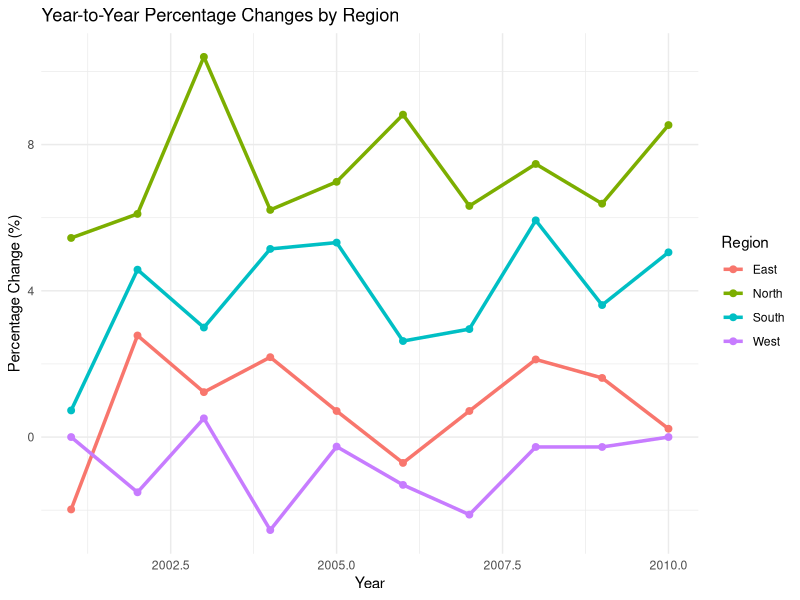

Here is the R script that generated this plot:
## ---- chunk 1

library(data.table, quietly = T)

## ---- chunk 2

# Function to calculate percentage differences between consecutive years
calculate_percentage_differences <- function(dt, count_var, year_var, grouping_var) {
  
  # Ensure data is ordered by year
  dt <- dt[order(get(year_var))]
  
  # If grouping_var is empty, don't group, just calculate the percentage difference for the entire dataset
  if (length(grouping_var) > 0) {
    dt[, perc_diff := ((.SD[[count_var]] - shift(.SD[[count_var]], type = "lag")) / shift(.SD[[count_var]], type = "lag")) * 100, by = grouping_var]
  } else {
    dt[, perc_diff := ((.SD[[count_var]] - shift(.SD[[count_var]], type = "lag")) / shift(.SD[[count_var]], type = "lag")) * 100]
  }
  
  return(dt)
}

## ---- chunk 3

# Helper function to calculate deviation
calculate_deviation <- function(actual, expected, metric) {
  if (metric == "mad") return(mean(abs(actual - expected), na.rm = TRUE))
  if (metric == "mse") return(mean((actual - expected)^2, na.rm = TRUE))
  if (metric == "rmse") return(sqrt(mean((actual - expected)^2, na.rm = TRUE)))
  if (is.function(metric)) return(metric(actual, expected)) # Allow user-defined metrics
  stop("Unsupported deviation metric. Use 'mad', 'mse', 'rmse', or a custom function.")
}

## ---- chunk 4

forward_selection_trends <- function(dt, included_vars, optional_vars, count_var = "Count", 
                                     year_var = "Year", agg_func = sum, min_row_threshold = 10, 
                                     stopping_threshold = 0.01, deviation_metric = "mad") {
  # Ensure the data is a data.table
  dt <- as.data.table(dt)
  included_vars <- as.character(included_vars); selected_vars <- included_vars
  optional_vars <- as.character(optional_vars); remaining_vars <- optional_vars
  
  # Check for missing data
  if (anyNA(dt)) {
    stop("The dataset contains missing values. Please clean or impute missing data before proceeding.")
  }
  
  selected_variables_and_deviations_at_each_step <- list() # To store selected variable and deviation at each step
  iteration_details <- list() # To store details of all variables in each iteration
  previous_deviation <- NA # Track deviation improvement
  
  start_time <- Sys.time()
  cat("Starting forward selection with minimum row threshold =", min_row_threshold, "...\n")
  
  # Iterate until no remaining variable improves variability
  for (step in seq_along(optional_vars)) {
    
    # Check if there are any remaining vars left. If not, exit.
    if (length(remaining_vars) == 0) break
    
    # Calculate the reference percentage differences to be compared with
    dt_ref_aggreg <- dt[, .(agg_count = agg_func(.SD[[count_var]])), by = c(year_var, selected_vars)]
    ref_perc_diffs <- calculate_percentage_differences(copy(dt_ref_aggreg), count_var = 'agg_count', year_var, grouping_var = c(selected_vars))
    
    # Track deviations for all remaining variables
    results <- lapply(remaining_vars, function(var) {
      
      # Aggregate the count variable using the custom function
      grouped <- dt[, agg_count := agg_func(.SD[[count_var]]), by = c(selected_vars, var, year_var)]
      
      # Ensure enough rows exist in each group
      if (min(grouped[, .N, by = c(selected_vars, var)]$N) < min_row_threshold) {
        return(NA) # Skip variables that would result in too few rows in groups
      }
      
      # Calculate percentage differences for each group
      grouped_perc_diffs <- calculate_percentage_differences(copy(grouped), count_var = 'agg_count', year_var, grouping_var = c(selected_vars, var))
      
      
      # Join with overall percentage differences to compare
      comparison <- merge(grouped_perc_diffs, ref_perc_diffs, 
                          by = c(selected_vars, year_var), all.x = TRUE)
      
      
      # Compute the deviation using the specified metric
      calculate_deviation(comparison$perc_diff.x, comparison$perc_diff.y, deviation_metric)
    })
    
    # Skip step if all remaining variables fail the row count threshold
    if (all(is.na(results))) {
      cat("Stopping: No variable meets the minimum row threshold.\n")
      break
    }
    
    # Capture deviations for all variables in the current iteration
    iteration_deviation <- data.table(
      Step = step,
      Variable = remaining_vars,
      Deviation = unlist(results)
    )
    iteration_details[[step]] <- iteration_deviation
    
    # Find the variable with the maximum deviation
    deviations_step <- unlist(results)
    max_deviation <- max(deviations_step, na.rm = TRUE)
    max_var <- remaining_vars[which.max(deviations_step)]
    
    # Stop if the deviation improvement is below the threshold
    if (!is.na(previous_deviation) && (max_deviation - previous_deviation) / abs(previous_deviation) < stopping_threshold) {
      cat("Stopping: Deviation improvement below threshold.\n")
      break
    }
    
    previous_deviation <- max_deviation
    
    # Record the result
    selected_variables_and_deviations_at_each_step[[step]] <- data.table(Step = step, Variable_with_max_deviation = max_var, Max_deviation = max_deviation)
    
    # Add the selected variable to included and remove from remaining
    selected_vars <- c(selected_vars, max_var)
    remaining_vars <- setdiff(remaining_vars, max_var)
    
    cat("Step", step, "- Variable selected:", max_var, "Deviation:", max_deviation, "\n")
  }
  
  end_time <- Sys.time()
  
  # Final summary report
  report <- list(
    total_iterations = length(selected_variables_and_deviations_at_each_step),
    selected_vars = selected_vars,
    excluded_vars = setdiff(optional_vars, selected_vars),
    execution_time = end_time - start_time,
    deviation_metric = deviation_metric
  )
  
  return(list(
    selected_variables_and_deviations_at_each_step = rbindlist(selected_variables_and_deviations_at_each_step), # Final selection of variables with their deviations
    iteration_details = rbindlist(iteration_details), # Details of all iterations
    report = report # Summary report
  ))
}

## ---- chunk 5

set.seed(42)

# Define dimensions
years <- 2000:2010
regions <- c("North", "South", "East", "West")
products <- c("A", "B")
channels <- c("Online", "Retail")

# Create base table with all combinations
dt <- CJ(
  Year = years,
  Region = regions,
  Product = products,
  Channel = channels
)

# Base count
dt[, base := 100]

# Region-specific trends (strong signal)
region_trend <- c(
  North = 0.06,
  South = 0.03,
  East  = 0.00,
  West  = -0.02
)

# Product-specific trends (moderate signal)
product_trend <- c(
  A = 0.02,
  B = 0.00
)

# Channel-specific noise (small)
channel_noise <- c(
  Online = 0.005,
  Retail = -0.005
)

# Generate counts: exponential growth + small noise
dt[, Count :=
     base *
     exp(
       region_trend[Region] * (Year - min(Year)) +
         product_trend[Product] * (Year - min(Year)) +
         channel_noise[Channel] * (Year - min(Year))
     ) +
     rnorm(.N, mean = 0, sd = 2)  # small random noise
]

# Ensure positive integer counts
dt[, Count := pmax(round(Count), 1)]

# Remove helper column
dt[, base := NULL]

# Check a few rows
head(dt)

## ---- chunk 6

# output res

res <- forward_selection_trends(
  dt,
  included_vars = character(0),
  optional_vars = c("Region", "Product", "Channel"),
  count_var = "Count",
  year_var = "Year",
  min_row_threshold = 10,
  deviation_metric = "mad"
)

## ---- chunk 7

res[[1]]; res[[2]]; res[[3]]

## ---- chunk 8

library(ggplot2)
# Step 1: Compute aggregated counts by Year and Region
dt_region <- dt[, .(agg_count = sum(Count)), by = .(Year, Region)]

dt_region <- calculate_percentage_differences(dt_region, count_var = "agg_count", 
                                              year_var = "Year", grouping_var = c("Region"))

# Step 3: Plot percentage changes
# Exclude the first year (where perc_diff is NA)
dt_region_filtered <- dt_region[Year != min(Year)]

# Then you can plot
ggplot(dt_region_filtered, aes(x = Year, y = perc_diff, color = Region)) +
  geom_line(linewidth = 1.2) +
  geom_point(size = 2) +
  labs(title = "Year-to-Year Percentage Changes by Region",
       y = "Percentage Change (%)",
       x = "Year") +
  theme_minimal()

